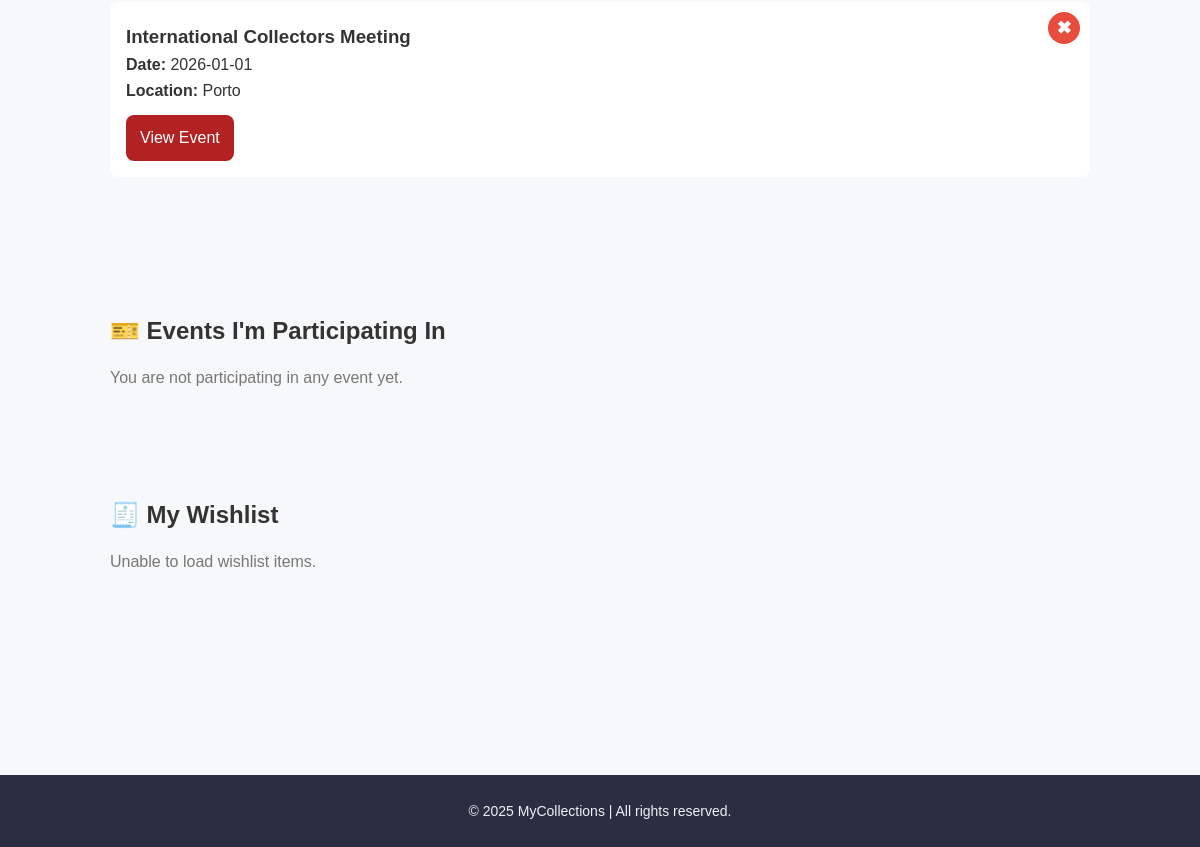
Before: /public_html/user.php (signed in, lower part) with the older database file.
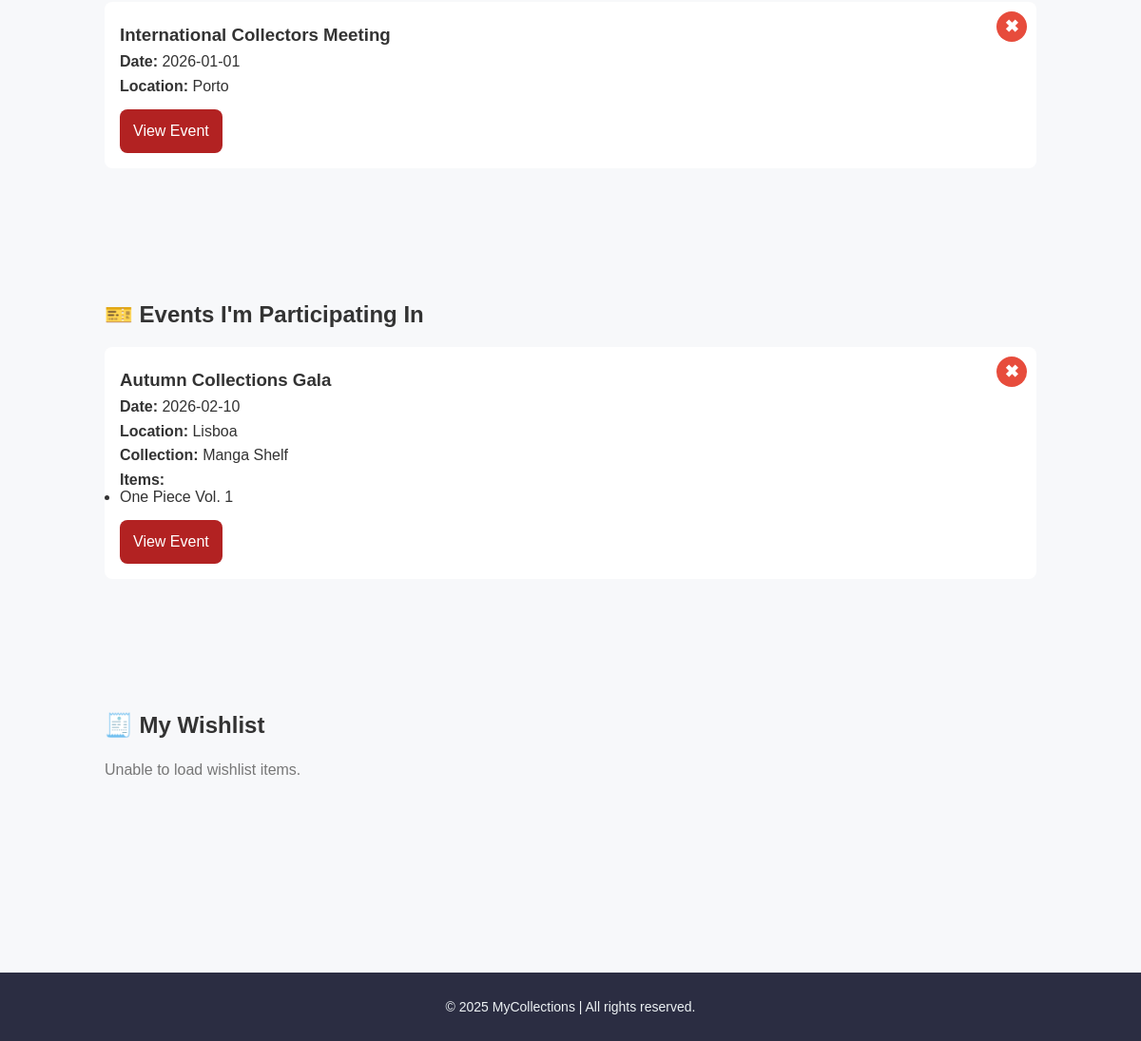
After: the same page with the newer database file.
### tables this page shows
CREATE TABLE `events` (
  `id_event` int(11) NOT NULL,
  `name` varchar(120) NOT NULL,
  `location` varchar(120) DEFAULT NULL,
  `event_date` date NOT NULL,
  `description` text DEFAULT NULL
);

CREATE TABLE `user_event_participation` (
  `id_participation` int(11) NOT NULL,
  `id_user` int(11) NOT NULL,
  `id_event` int(11) NOT NULL,
  `id_collection` int(11) NOT NULL
);

CREATE TABLE `collections` (
  `id_collection` int(11) NOT NULL,
  `id_user` int(11) NOT NULL,
  `id_collection_category` int(11) NOT NULL,
  `name` varchar(120) NOT NULL,
  `description` text DEFAULT NULL,
  `cover_img` varchar(255) DEFAULT NULL,
  `creation_date` date DEFAULT NULL,
  `rate` int(11) DEFAULT 0
);

CREATE TABLE `items` (
  `id_item` int(11) NOT NULL,
  `id_item_category` int(11) NOT NULL,
  `name` varchar(120) NOT NULL,
  `img` varchar(255) DEFAULT NULL,
  `importance` int(11) DEFAULT NULL,
  `weight` decimal(10,2) DEFAULT NULL,
  `price` decimal(10,2) DEFAULT NULL,
  `acquisition_date` date DEFAULT NULL,
  `rarity` varchar(60) DEFAULT NULL,
  `dimensions` varchar(60) DEFAULT NULL,
  `year_of_release` int(11) DEFAULT NULL,
  `edition_number` varchar(60) DEFAULT NULL,
  `condition` varchar(60) DEFAULT NULL,
  `franchise` varchar(80) DEFAULT NULL,
  `material` varchar(80) DEFAULT NULL,
  `scale` varchar(40) DEFAULT NULL,
  `serial_no` varchar(80) DEFAULT NULL,
  `status` varchar(40) DEFAULT NULL,
  `description` text DEFAULT NULL
);

### public_html/dal/EventDAL.php (called while the page is built, shortened)
<?php
class EventDAL {
    public static function getInterestedByUser($id_user) {
        $db = DB::conn();
        $stmt = $db->prepare("
            SELECT e.*
            FROM user_events_interest uei
            JOIN events e ON e.id_event = uei.id_event
            WHERE uei.id_user = ?
            ORDER BY e.event_date ASC
        ");
        $stmt->bind_param("i", $id_user);
        $stmt->execute();
        return $stmt->get_result()->fetch_all(MYSQLI_ASSOC);
    }
    public static function getParticipationByUser($id_user) {
    $db = DB::conn();
    $stmt = $db->prepare("
        SELECT
            e.id_event,
            e.name,
            e.event_date,
            e.location,
            c.name AS collection_name,
            uep.id_collection,
            uep.id_participation
        FROM user_event_participation uep
        JOIN events e ON e.id_event = uep.id_event
        JOIN collections c ON c.id_collection = uep.id_collection
        WHERE uep.id_user = ?
        ORDER BY e.event_date ASC
    ");
    $stmt->bind_param("i", $id_user);
    $stmt->execute();
    $participations = $stmt->get_result()->fetch_all(MYSQLI_ASSOC);
    foreach ($participations as &$p) {
        $stmt2 = $db->prepare("
            SELECT i.name
            FROM user_event_items uei
            JOIN items i ON i.id_item = uei.id_item
            WHERE uei.id_participation = ?
        ");
        $stmt2->bind_param("i", $p["id_participation"]);
        $stmt2->execute();
        $p["items"] = $stmt2->get_result()->fetch_all(MYSQLI_ASSOC);
    }
    return $participations;
}
}

### public_html/user.php (the view, shortened to what this page needs)
<?php
require_once __DIR__ . "/dal/EventDAL.php";
$userId = $_SESSION["id_user"];
?>
<!DOCTYPE html>
<html lang="en">
<head>
  <link rel="stylesheet" href="css/style.css" />
  <link rel="stylesheet" href="css/user.css" />
</head>
<body>
  <div class="page-container">
    <main class="main-content">
<?php
require_once __DIR__ . "/dal/EventDAL.php";
$interestedEvents = EventDAL::getInterestedByUser($userId);
$participatingEvents = EventDAL::getParticipationByUser($userId);
?>
<section class="events-section">
    <?php if (empty($interestedEvents)): ?>
        <p style="color:#777;">You haven't marked interest in any event yet.</p>
    <?php else: ?>
        <div class="events-grid">
            <?php foreach ($interestedEvents as $ev): ?>
                <div class="event-card">
                    <h3><?= htmlspecialchars($ev["name"]) ?></h3>
                    <p><strong>Date:</strong> <?= htmlspecialchars($ev["event_date"]) ?></p>
                    <p><strong>Location:</strong> <?= htmlspecialchars($ev["location"]) ?></p>
                    <a href="events.php?id=<?= $ev['id_event'] ?>" class="btn">View Event</a>
                     <button class="remove-interest-btn" data-id="<?= $ev['id_event'] ?>">✖</button>
                </div>
            <?php endforeach; ?>
        </div>
    <?php endif; ?>
</section>
<section class="events-section">
    <h2>🎫 Events I'm Participating In</h2>
    <?php if (empty($participatingEvents)): ?>
        <p style="color:#777;">You are not participating in any event yet.</p>
    <?php else: ?>
        <div class="events-grid">
            <?php foreach ($participatingEvents as $ev): ?>
                <div class="event-card">
                    <h3><?= htmlspecialchars($ev["name"]) ?></h3>
                    <p><strong>Date:</strong> <?= htmlspecialchars($ev["event_date"]) ?></p>
                    <p><strong>Location:</strong> <?= htmlspecialchars($ev["location"]) ?></p>
                    <p><strong>Collection:</strong> <?= htmlspecialchars($ev['collection_name']) ?></p>
                    <?php if (!empty($ev['items'])): ?>
                        <p><strong>Items:</strong></p>
                        <ul style="margin-top: -8px;">
                            <?php foreach ($ev['items'] as $item): ?>
                                <li><?= htmlspecialchars($item['name']) ?></li>
                            <?php endforeach; ?>
                        </ul>
                    <?php endif; ?>
                    <a href="events.php?id=<?= $ev['id_event'] ?>" class="btn">View Event</a>
                    <button class="remove-participation-btn" data-id="<?= $ev['id_event'] ?>">✖</button>
                </div>
            <?php endforeach; ?>
        </div>
    <?php endif; ?>
</section>
<section class="events-section">
    <h2>🧾 My Wishlist</h2>
    <p id="wishlistEmpty" style="color:#777; display:none;">You haven't added any items to your wishlist yet.</p>
    <div id="wishlistContainer" class="wishlist-grid"></div>
</section>
    </main>
  </div>
  <footer class="footer">
    <p>© 2025 MyCollections | All rights reserved.</p>
  </footer>
</body>
</html>

Changed rows visible on the page:
added user_event_participation: id_event.name "Autumn Collections Gala", id_event.event_date "2026-02-10", id_event.location "Lisboa", id_collection.name "Manga Shelf"
now on this page (row edited): items: name "One Piece Vol. 1"
Other visible differences:
text no longer shown: "You are not participating in any event yet."
